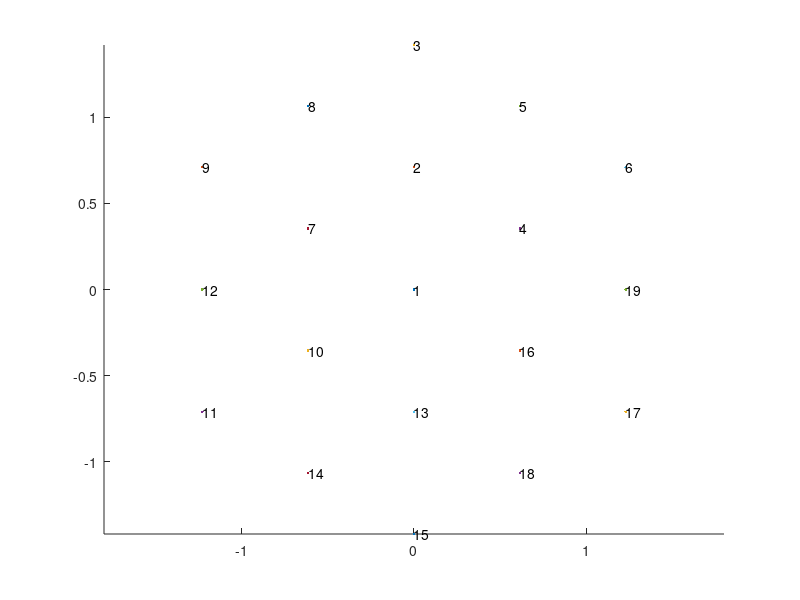

This chart was generated by the following MATLAB code: (Note: this script raises an error after producing the figure.)
clear;

%--------------------------------------------------------------------------
% load in Potential.mat
%--------------------------------------------------------------------------

load('Potential_AQ_base_file.mat');
% contains: - matrix of grid point (x,y)-positions
%           - vector of AQ angles
%           - vector of weights for each point
%           - matrix of sampled potentials (i.e. Fourier components at each point and each angle)

%--------------------------------------------------------------------------
% plot the locations of the 157 grid points
%--------------------------------------------------------------------------

% Plotting of 157 pts.
figure; hold on; axis equal;
x_157=xypos(:,1); y_157=xypos(:,2);
for i=1:size(xypos,1)
    plot (x_157(i),y_157(i),'.')
    text(x_157(i),y_157(i),num2str(i));
end



% Number of Interpolation Points for rectangular grid & angle interpolation
nx=120;
ny=200;
ntheta=2; % to request 30 theta vals., starting at 0, e.g., set ntheta=31 | 2-1=1 if no angular dependency is used

%% define range over which potential will be calculated
% potential is calculated across region (x,y) \in ([0,ax],[0,ay])

% the maximum x-displacement of the WS cell is half the basic horizontal lattice spacing
ax=2*max(xypos(:,1));

% the maximum y-displacement of the WS cell is half the basic vertical lattice spacing
ay=4*max(xypos(:,2));

% axes are typically chosen such that dir(x) || dir(a1)
a=ax;

% number of points in non-interpolated WS cell
np=19;

V3Dinterp=V3Dinterp_AQ;

%% --------------------------------------------------------------------------
% interpolating in theta
%--------------------------------------------------------------------------

% intitial number of angles
ntheta0=length(thetapos);

% generate new linearly-spaced vector from [0,2*pi) with ntheta-1 entries
thetavec=linspace(0,2*pi,ntheta); thetavec=thetavec(1:(ntheta-1));

ntheta=ntheta-1;

% use cubic interpolation with spline() function to interpolate in theta dimension for each position (x,y)
% for ixy=1:(size(xypos,1))
%     V3Dinterp_temp(ixy,:)=spline(thetapos,V3Dinterp(ixy,:),thetavec); % spline() uses cubic interpolation
% end
% V3Dinterp=V3Dinterp_temp;

%% --------------------------------------------------------------------------
% interpolating in x and y
%--------------------------------------------------------------------------

% original integer factor N as defined in the theoretical bckgd
nscale=2;

% use halvespacing() method to double the resolution of V3Dinterp
[V3Dnew, xyposnew, weightnew, npnew, nscalenew] = halvespacing(V3Dinterp, xypos, weight, np,nscale,a,12);

%[V3Dnew, xyposnew, weightnew, npnew, nscalenew] = halvespacing(V3Dnew, xyposnew, weightnew, npnew,nscalenew,a,16);


%% --------------------------------------------------------------------------
% interpolating in x and y
%--------------------------------------------

% basic vertical reciprocal lattice spacing
G1=4*pi/sqrt(3)/a;

% basic vertical reciprocal lattice spacing
Gx0=2*pi/ax;

% basic vertical reciprocal lattice spacing
Gy0=2*pi/ay;

%this gives twice the point spacing in the original grid

% iGp is the number of mesh cells in real space to lattice cell along one direction
iGp=0;

% iterate through desired no of points
for ix=1:nx
    for iy=1:ny
        if(mod(ix+iy,2)==0)
            
            % place origin at centre of grid by limiting range to +/- nx or ny:
            
            % limit x
            ixind=ix-1;
            if(ixind>nx/2)
                ixind=ixind-nx;
            end
            
            % limit y
            iyind=iy-1;
            if(iyind>ny/2)
               iyind=iyind-ny;
            end
            
            % find corresponding reciprocal vector for given posn, Gtemp
            Gtemp(1)=ixind*Gx0; Gtemp(2)=iyind*Gy0;
            
            % weight that position based on its position within the range
            weighttemp=InHexRecip(Gtemp,G1,nscalenew);
            
            % if the point is within the basic reciprocal WS cell... (weight=1,1/2,1/3)
           if(weighttemp~=0)
                % add the point to the set of considered reciprocal vectors
                iGp=iGp+1;
                
                Gxp(iGp)=ixind*Gx0; Gyp(iGp)=iyind*Gy0;
                
                weightp(iGp)=weighttemp;
            end
        end
    end
end

% total no of reciprocal grid vectors in basic reciprocal WS cell
nGp=iGp;

% set of moduli of reciprocal grid lattice vectors
Gmag=(Gxp.*Gxp+Gyp.*Gyp);

% sort Gmag and store the permutatiion of the old order to the new order in IX
[Gmag, IX]=sort(Gmag);

% we can now use IX to reorder the points (Gxp,Gyp) by their modulus (reorder all their properties)
Gdum=Gxp(IX); Gxp=Gdum;
Gdum=Gyp(IX); Gyp=Gdum;

Gdum=weightp(IX); weightp=Gdum;

% Normalise the (ixGp,iyGp) to integers defining the reciprocal vectors
ixGp=round(Gxp./Gx0);
iyGp=round(Gyp./Gy0);

% Switch to 1-indexing for use in the Fourier transform
ix0Gp=ixGp+1;
iy0Gp=iyGp+1;

% add multiples of nx,ny to map all points (ix0Gp,iy0Gp)<1, i.e. points outside the range [1,nx] & [1,ny] to 1,2,...
for iGp=1:nGp
    if(ix0Gp(iGp)<1)
        ix0Gp(iGp)=ix0Gp(iGp)+nx;
    end
    if(iy0Gp(iGp)<1)
        iy0Gp(iGp)=iy0Gp(iGp)+ny;
    end
end

% Gxp,Gyp are the x and y components of the nGp reciprocal vectors used to describe the potential. 

% ixGp and iyGp give these vectors as integer multiples of Gx0 and Gy0 which are the basic G vectors of the rectangular unit cell

% ix0Gp and iy0Gp are these integers, but mapped on to the range 1 to nx and 1 to ny where (1,1) is the (Gx,Gy)=(0,0) - i.e. these are the integers to use in the fourier transforms

% so now ix0Gp and iy0Gp have the integers that will locate each G vector in the matrix for a iff2'ed potential

%% --------------------------------------------------------------------------
% calculate potential  Fourier components for interpolated potential
%--------------------------------------------------------------------------
%VG(iGp,iz)
VGnew=zeros(nGp,ntheta);
for iGp=1:nGp
    for itheta=1:ntheta
        dum=0.0;
        for ip=1:npnew  % sum weighted contributions of each Fourier component
            dum=dum+V3Dnew(ip,itheta)*exp(-1i*(Gxp(iGp)*xyposnew(ip,1)+Gyp(iGp)*xyposnew(ip,2)))*weightnew(ip);
        end
        VGnew(iGp,itheta)=dum/nscalenew/nscalenew;
    end
end

%% --------------------------------------------------------------------------
% weight the potential
%--------------------------------------------------------------------------

pe3D=zeros(nx,ny,ntheta);

for itheta=1:ntheta

    clear A
    A=zeros(nx,ny);
    for iGp=1:nGp
        % weight the potential at each point to account for double/treble-counting
        A(ix0Gp(iGp),iy0Gp(iGp))=VGnew(iGp,itheta)*weightp(iGp);
    end
    % take the real (cosine) part so that there is a top site at the origin
    B=real(fft2(A));
    pe3D(:,:,itheta)=B(:,:);
end

%% --------------------------------------------------------------------------
% produce grid of positions we wish to sample in our plot, as defined by nx and ny
%--------------------------------------------------------------------------

% Note we calculate it across a rectangle cell rather than a WS cell for ease of use
X=zeros(nx,ny);
Y=X;
for ix=1:nx
    for iy=1:ny
        X(ix,iy)=ax*(ix-1)/nx;
        Y(ix,iy)=ay*(iy-1)/ny;
    end
end

%% --------------------------------------------------------------------------
% plot potentials for each calculated theta in [0,180] degrees
%--------------------------------------------------------------------------

% define plot parameters
color_scale_min=0; color_scale_max=1050;
asp = [1 1 1/color_scale_max];
Lx = [0 max(X,[],'all')]; Ly = [0 max(Y,[],'all')];

% plot surface/contour map for each calculated angle theta in [0,180] degrees
for i = 1:ntheta
    figure(100+i);
    %stest = surf(X,Y,pe3D(:,:,i)); set(stest,'LineStyle','none'); caxis([color_scale_min color_scale_max]); view([0 90]); daspect(asp); xlim(Lx); ylim(Ly);
    stest = contourf(X,Y,pe3D(:,:,i)); axis equal; title(sprintf('%d',round(thetavec(i)*(180/pi))));
    
    %exportgraphics(gcf,sprintf('deg%d.png',round(thetavec(i)*3*(180/pi))),'Resolution','300')
end

%% --------------------------------------------------------------------------
% prepare potential object for implementation in MD simulation
%--------------------------------------------------------------------------

% Including 3rd z dimension BUT only with length 1 because we defined a single surface z(x,y)
PES4D_AQ = zeros(nx,ny,ntheta-1,1);
    
PES4D_AQ(:,:,1,:)=pe3D;

%permute axes t: y,x,theta,z
PES4D_AQ=permute(PES4D_AQ,[2 1 3 4]);

save('loadPES', 'PES4D_AQ');
